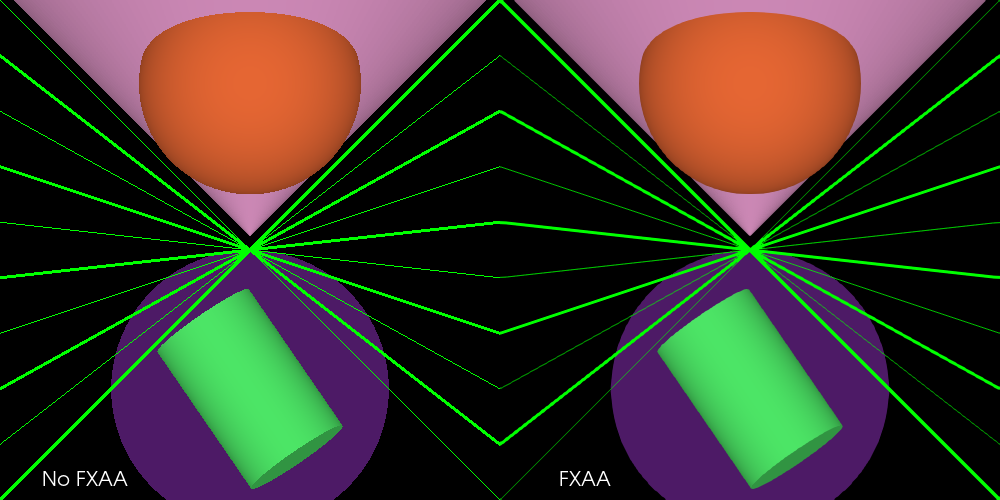

Python code for this plot:
#!/usr/bin/env python

# Compare rendering with and without FXAA anti-aliasing side by side.

import vtkmodules.vtkInteractionStyle  # noqa: F401
import vtkmodules.vtkRenderingOpenGL2  # noqa: F401

from vtkmodules.vtkFiltersSources import (
    vtkConeSource,
    vtkCylinderSource,
    vtkDiskSource,
    vtkLineSource,
    vtkSphereSource,
)
from vtkmodules.vtkRenderingCore import (
    vtkActor,
    vtkPolyDataMapper,
    vtkRenderWindow,
    vtkRenderWindowInteractor,
    vtkRenderer,
    vtkTextActor,
)

# Left renderer: no FXAA
renderer_0 = vtkRenderer()
renderer_0.SetViewport(0.0, 0.0, 0.5, 1.0)
renderer_0.SetBackground(0.0, 0.0, 0.0)

# Renderer 0 line 0: c = -1.0, width_bias=0, i=0 → (0+0)%2=0 → width=3
line_0_0 = vtkLineSource()
line_0_0.SetPoint1(-1, -1.0, 0.0)
line_0_0.SetPoint2(1, 1.0, 0.0)
line_0_0_mapper = vtkPolyDataMapper()
line_0_0_mapper.SetInputConnection(line_0_0.GetOutputPort())
line_0_0_actor = vtkActor()
line_0_0_actor.SetMapper(line_0_0_mapper)
line_0_0_actor.GetProperty().SetColor(0.0, 1.0, 0.0)
line_0_0_actor.GetProperty().SetRepresentationToWireframe()
line_0_0_actor.GetProperty().SetLineWidth(3)
renderer_0.AddActor(line_0_0_actor)

# Renderer 0 line 1: c = -0.7778, i=1 → (1+0)%2=1 → width=1
line_0_1 = vtkLineSource()
line_0_1.SetPoint1(-1, -0.7777777777777778, 0.0)
line_0_1.SetPoint2(1, 0.7777777777777778, 0.0)
line_0_1_mapper = vtkPolyDataMapper()
line_0_1_mapper.SetInputConnection(line_0_1.GetOutputPort())
line_0_1_actor = vtkActor()
line_0_1_actor.SetMapper(line_0_1_mapper)
line_0_1_actor.GetProperty().SetColor(0.0, 1.0, 0.0)
line_0_1_actor.GetProperty().SetRepresentationToWireframe()
line_0_1_actor.GetProperty().SetLineWidth(1)
renderer_0.AddActor(line_0_1_actor)

# Renderer 0 line 2: c = -0.5556, i=2 → (2+0)%2=0 → width=3
line_0_2 = vtkLineSource()
line_0_2.SetPoint1(-1, -0.5555555555555556, 0.0)
line_0_2.SetPoint2(1, 0.5555555555555556, 0.0)
line_0_2_mapper = vtkPolyDataMapper()
line_0_2_mapper.SetInputConnection(line_0_2.GetOutputPort())
line_0_2_actor = vtkActor()
line_0_2_actor.SetMapper(line_0_2_mapper)
line_0_2_actor.GetProperty().SetColor(0.0, 1.0, 0.0)
line_0_2_actor.GetProperty().SetRepresentationToWireframe()
line_0_2_actor.GetProperty().SetLineWidth(3)
renderer_0.AddActor(line_0_2_actor)

# Renderer 0 line 3: c = -0.3333, i=3 → (3+0)%2=1 → width=1
line_0_3 = vtkLineSource()
line_0_3.SetPoint1(-1, -0.3333333333333333, 0.0)
line_0_3.SetPoint2(1, 0.3333333333333333, 0.0)
line_0_3_mapper = vtkPolyDataMapper()
line_0_3_mapper.SetInputConnection(line_0_3.GetOutputPort())
line_0_3_actor = vtkActor()
line_0_3_actor.SetMapper(line_0_3_mapper)
line_0_3_actor.GetProperty().SetColor(0.0, 1.0, 0.0)
line_0_3_actor.GetProperty().SetRepresentationToWireframe()
line_0_3_actor.GetProperty().SetLineWidth(1)
renderer_0.AddActor(line_0_3_actor)

# Renderer 0 line 4: c = -0.1111, i=4 → (4+0)%2=0 → width=3
line_0_4 = vtkLineSource()
line_0_4.SetPoint1(-1, -0.1111111111111111, 0.0)
line_0_4.SetPoint2(1, 0.1111111111111111, 0.0)
line_0_4_mapper = vtkPolyDataMapper()
line_0_4_mapper.SetInputConnection(line_0_4.GetOutputPort())
line_0_4_actor = vtkActor()
line_0_4_actor.SetMapper(line_0_4_mapper)
line_0_4_actor.GetProperty().SetColor(0.0, 1.0, 0.0)
line_0_4_actor.GetProperty().SetRepresentationToWireframe()
line_0_4_actor.GetProperty().SetLineWidth(3)
renderer_0.AddActor(line_0_4_actor)

# Renderer 0 line 5: c = 0.1111, i=5 → (5+0)%2=1 → width=1
line_0_5 = vtkLineSource()
line_0_5.SetPoint1(-1, 0.1111111111111111, 0.0)
line_0_5.SetPoint2(1, -0.1111111111111111, 0.0)
line_0_5_mapper = vtkPolyDataMapper()
line_0_5_mapper.SetInputConnection(line_0_5.GetOutputPort())
line_0_5_actor = vtkActor()
line_0_5_actor.SetMapper(line_0_5_mapper)
line_0_5_actor.GetProperty().SetColor(0.0, 1.0, 0.0)
line_0_5_actor.GetProperty().SetRepresentationToWireframe()
line_0_5_actor.GetProperty().SetLineWidth(1)
renderer_0.AddActor(line_0_5_actor)

# Renderer 0 line 6: c = 0.3333, i=6 → (6+0)%2=0 → width=3
line_0_6 = vtkLineSource()
line_0_6.SetPoint1(-1, 0.3333333333333333, 0.0)
line_0_6.SetPoint2(1, -0.3333333333333333, 0.0)
line_0_6_mapper = vtkPolyDataMapper()
line_0_6_mapper.SetInputConnection(line_0_6.GetOutputPort())
line_0_6_actor = vtkActor()
line_0_6_actor.SetMapper(line_0_6_mapper)
line_0_6_actor.GetProperty().SetColor(0.0, 1.0, 0.0)
line_0_6_actor.GetProperty().SetRepresentationToWireframe()
line_0_6_actor.GetProperty().SetLineWidth(3)
renderer_0.AddActor(line_0_6_actor)

# Renderer 0 line 7: c = 0.5556, i=7 → (7+0)%2=1 → width=1
line_0_7 = vtkLineSource()
line_0_7.SetPoint1(-1, 0.5555555555555556, 0.0)
line_0_7.SetPoint2(1, -0.5555555555555556, 0.0)
line_0_7_mapper = vtkPolyDataMapper()
line_0_7_mapper.SetInputConnection(line_0_7.GetOutputPort())
line_0_7_actor = vtkActor()
line_0_7_actor.SetMapper(line_0_7_mapper)
line_0_7_actor.GetProperty().SetColor(0.0, 1.0, 0.0)
line_0_7_actor.GetProperty().SetRepresentationToWireframe()
line_0_7_actor.GetProperty().SetLineWidth(1)
renderer_0.AddActor(line_0_7_actor)

# Renderer 0 line 8: c = 0.7778, i=8 → (8+0)%2=0 → width=3
line_0_8 = vtkLineSource()
line_0_8.SetPoint1(-1, 0.7777777777777778, 0.0)
line_0_8.SetPoint2(1, -0.7777777777777778, 0.0)
line_0_8_mapper = vtkPolyDataMapper()
line_0_8_mapper.SetInputConnection(line_0_8.GetOutputPort())
line_0_8_actor = vtkActor()
line_0_8_actor.SetMapper(line_0_8_mapper)
line_0_8_actor.GetProperty().SetColor(0.0, 1.0, 0.0)
line_0_8_actor.GetProperty().SetRepresentationToWireframe()
line_0_8_actor.GetProperty().SetLineWidth(3)
renderer_0.AddActor(line_0_8_actor)

# Renderer 0 line 9: c = 1.0, i=9 → (9+0)%2=1 → width=1
line_0_9 = vtkLineSource()
line_0_9.SetPoint1(-1, 1.0, 0.0)
line_0_9.SetPoint2(1, -1.0, 0.0)
line_0_9_mapper = vtkPolyDataMapper()
line_0_9_mapper.SetInputConnection(line_0_9.GetOutputPort())
line_0_9_actor = vtkActor()
line_0_9_actor.SetMapper(line_0_9_mapper)
line_0_9_actor.GetProperty().SetColor(0.0, 1.0, 0.0)
line_0_9_actor.GetProperty().SetRepresentationToWireframe()
line_0_9_actor.GetProperty().SetLineWidth(1)
renderer_0.AddActor(line_0_9_actor)

# Renderer 0 sphere
sphere_0 = vtkSphereSource()
sphere_0.SetCenter(0.0, 0.6, 0.0)
sphere_0.SetThetaResolution(80)
sphere_0.SetPhiResolution(80)
sphere_0.SetRadius(0.4)
sphere_0_mapper = vtkPolyDataMapper()
sphere_0_mapper.SetInputConnection(sphere_0.GetOutputPort())
sphere_0_actor = vtkActor()
sphere_0_actor.SetMapper(sphere_0_mapper)
sphere_0_actor.GetProperty().SetColor(0.9, 0.4, 0.2)
sphere_0_actor.GetProperty().SetAmbient(0.6)
sphere_0_actor.GetProperty().SetDiffuse(0.4)
renderer_0.AddActor(sphere_0_actor)

# Renderer 0 cone
cone_0 = vtkConeSource()
cone_0.SetCenter(0.0, 0.5, -0.5)
cone_0.SetResolution(160)
cone_0.SetRadius(0.9)
cone_0.SetHeight(0.9)
cone_0.SetDirection(0.0, -1.0, 0.0)
cone_0_mapper = vtkPolyDataMapper()
cone_0_mapper.SetInputConnection(cone_0.GetOutputPort())
cone_0_actor = vtkActor()
cone_0_actor.SetMapper(cone_0_mapper)
cone_0_actor.GetProperty().SetColor(0.9, 0.6, 0.8)
cone_0_actor.GetProperty().SetAmbient(0.6)
cone_0_actor.GetProperty().SetDiffuse(0.4)
renderer_0.AddActor(cone_0_actor)

# Renderer 0 disk
disk_0 = vtkDiskSource()
disk_0.SetCircumferentialResolution(80)
disk_0.SetInnerRadius(0)
disk_0.SetOuterRadius(0.5)
disk_0_mapper = vtkPolyDataMapper()
disk_0_mapper.SetInputConnection(disk_0.GetOutputPort())
disk_0_actor = vtkActor()
disk_0_actor.SetPosition(0.0, -0.5, -0.5)
disk_0_actor.SetMapper(disk_0_mapper)
disk_0_actor.GetProperty().SetColor(0.3, 0.1, 0.4)
disk_0_actor.GetProperty().SetAmbient(0.6)
disk_0_actor.GetProperty().SetDiffuse(0.4)
renderer_0.AddActor(disk_0_actor)

# Renderer 0 cylinder
cyl_0 = vtkCylinderSource()
cyl_0.SetCenter(0.0, -0.5, 0.0)
cyl_0.SetHeight(0.6)
cyl_0.SetRadius(0.2)
cyl_0.SetResolution(80)
cyl_0_mapper = vtkPolyDataMapper()
cyl_0_mapper.SetInputConnection(cyl_0.GetOutputPort())
cyl_0_actor = vtkActor()
cyl_0_actor.SetOrigin(cyl_0.GetCenter())
cyl_0_actor.RotateWXYZ(35, -0.2, 0.0, 1.0)
cyl_0_actor.SetMapper(cyl_0_mapper)
cyl_0_actor.GetProperty().SetColor(0.3, 0.9, 0.4)
cyl_0_actor.GetProperty().SetAmbient(0.6)
cyl_0_actor.GetProperty().SetDiffuse(0.4)
renderer_0.AddActor(cyl_0_actor)

label = vtkTextActor()
label.SetInput("No FXAA")
label.GetTextProperty().SetFontSize(20)
label.GetTextProperty().SetJustificationToCentered()
label.GetTextProperty().SetVerticalJustificationToBottom()
label.SetPosition(85, 10)
renderer_0.AddViewProp(label)

# Right renderer: FXAA enabled
renderer_1 = vtkRenderer()
renderer_1.SetViewport(0.5, 0.0, 1.0, 1.0)
renderer_1.UseFXAAOn()
renderer_1.SetBackground(0.0, 0.0, 0.0)

# Renderer 1 line 0: c = -1.0, width_bias=1, i=0 → (0+1)%2=1 → width=1
line_1_0 = vtkLineSource()
line_1_0.SetPoint1(-1, -1.0, 0.0)
line_1_0.SetPoint2(1, 1.0, 0.0)
line_1_0_mapper = vtkPolyDataMapper()
line_1_0_mapper.SetInputConnection(line_1_0.GetOutputPort())
line_1_0_actor = vtkActor()
line_1_0_actor.SetMapper(line_1_0_mapper)
line_1_0_actor.GetProperty().SetColor(0.0, 1.0, 0.0)
line_1_0_actor.GetProperty().SetRepresentationToWireframe()
line_1_0_actor.GetProperty().SetLineWidth(1)
renderer_1.AddActor(line_1_0_actor)

# Renderer 1 line 1: c = -0.7778, i=1 → (1+1)%2=0 → width=3
line_1_1 = vtkLineSource()
line_1_1.SetPoint1(-1, -0.7777777777777778, 0.0)
line_1_1.SetPoint2(1, 0.7777777777777778, 0.0)
line_1_1_mapper = vtkPolyDataMapper()
line_1_1_mapper.SetInputConnection(line_1_1.GetOutputPort())
line_1_1_actor = vtkActor()
line_1_1_actor.SetMapper(line_1_1_mapper)
line_1_1_actor.GetProperty().SetColor(0.0, 1.0, 0.0)
line_1_1_actor.GetProperty().SetRepresentationToWireframe()
line_1_1_actor.GetProperty().SetLineWidth(3)
renderer_1.AddActor(line_1_1_actor)

# Renderer 1 line 2: c = -0.5556, i=2 → (2+1)%2=1 → width=1
line_1_2 = vtkLineSource()
line_1_2.SetPoint1(-1, -0.5555555555555556, 0.0)
line_1_2.SetPoint2(1, 0.5555555555555556, 0.0)
line_1_2_mapper = vtkPolyDataMapper()
line_1_2_mapper.SetInputConnection(line_1_2.GetOutputPort())
line_1_2_actor = vtkActor()
line_1_2_actor.SetMapper(line_1_2_mapper)
line_1_2_actor.GetProperty().SetColor(0.0, 1.0, 0.0)
line_1_2_actor.GetProperty().SetRepresentationToWireframe()
line_1_2_actor.GetProperty().SetLineWidth(1)
renderer_1.AddActor(line_1_2_actor)

# Renderer 1 line 3: c = -0.3333, i=3 → (3+1)%2=0 → width=3
line_1_3 = vtkLineSource()
line_1_3.SetPoint1(-1, -0.3333333333333333, 0.0)
line_1_3.SetPoint2(1, 0.3333333333333333, 0.0)
line_1_3_mapper = vtkPolyDataMapper()
line_1_3_mapper.SetInputConnection(line_1_3.GetOutputPort())
line_1_3_actor = vtkActor()
line_1_3_actor.SetMapper(line_1_3_mapper)
line_1_3_actor.GetProperty().SetColor(0.0, 1.0, 0.0)
line_1_3_actor.GetProperty().SetRepresentationToWireframe()
line_1_3_actor.GetProperty().SetLineWidth(3)
renderer_1.AddActor(line_1_3_actor)

# Renderer 1 line 4: c = -0.1111, i=4 → (4+1)%2=1 → width=1
line_1_4 = vtkLineSource()
line_1_4.SetPoint1(-1, -0.1111111111111111, 0.0)
line_1_4.SetPoint2(1, 0.1111111111111111, 0.0)
line_1_4_mapper = vtkPolyDataMapper()
line_1_4_mapper.SetInputConnection(line_1_4.GetOutputPort())
line_1_4_actor = vtkActor()
line_1_4_actor.SetMapper(line_1_4_mapper)
line_1_4_actor.GetProperty().SetColor(0.0, 1.0, 0.0)
line_1_4_actor.GetProperty().SetRepresentationToWireframe()
line_1_4_actor.GetProperty().SetLineWidth(1)
renderer_1.AddActor(line_1_4_actor)

# Renderer 1 line 5: c = 0.1111, i=5 → (5+1)%2=0 → width=3
line_1_5 = vtkLineSource()
line_1_5.SetPoint1(-1, 0.1111111111111111, 0.0)
line_1_5.SetPoint2(1, -0.1111111111111111, 0.0)
line_1_5_mapper = vtkPolyDataMapper()
line_1_5_mapper.SetInputConnection(line_1_5.GetOutputPort())
line_1_5_actor = vtkActor()
line_1_5_actor.SetMapper(line_1_5_mapper)
line_1_5_actor.GetProperty().SetColor(0.0, 1.0, 0.0)
line_1_5_actor.GetProperty().SetRepresentationToWireframe()
line_1_5_actor.GetProperty().SetLineWidth(3)
renderer_1.AddActor(line_1_5_actor)

# Renderer 1 line 6: c = 0.3333, i=6 → (6+1)%2=1 → width=1
line_1_6 = vtkLineSource()
line_1_6.SetPoint1(-1, 0.3333333333333333, 0.0)
line_1_6.SetPoint2(1, -0.3333333333333333, 0.0)
line_1_6_mapper = vtkPolyDataMapper()
line_1_6_mapper.SetInputConnection(line_1_6.GetOutputPort())
line_1_6_actor = vtkActor()
line_1_6_actor.SetMapper(line_1_6_mapper)
line_1_6_actor.GetProperty().SetColor(0.0, 1.0, 0.0)
line_1_6_actor.GetProperty().SetRepresentationToWireframe()
line_1_6_actor.GetProperty().SetLineWidth(1)
renderer_1.AddActor(line_1_6_actor)

# Renderer 1 line 7: c = 0.5556, i=7 → (7+1)%2=0 → width=3
line_1_7 = vtkLineSource()
line_1_7.SetPoint1(-1, 0.5555555555555556, 0.0)
line_1_7.SetPoint2(1, -0.5555555555555556, 0.0)
line_1_7_mapper = vtkPolyDataMapper()
line_1_7_mapper.SetInputConnection(line_1_7.GetOutputPort())
line_1_7_actor = vtkActor()
line_1_7_actor.SetMapper(line_1_7_mapper)
line_1_7_actor.GetProperty().SetColor(0.0, 1.0, 0.0)
line_1_7_actor.GetProperty().SetRepresentationToWireframe()
line_1_7_actor.GetProperty().SetLineWidth(3)
renderer_1.AddActor(line_1_7_actor)

# Renderer 1 line 8: c = 0.7778, i=8 → (8+1)%2=1 → width=1
line_1_8 = vtkLineSource()
line_1_8.SetPoint1(-1, 0.7777777777777778, 0.0)
line_1_8.SetPoint2(1, -0.7777777777777778, 0.0)
line_1_8_mapper = vtkPolyDataMapper()
line_1_8_mapper.SetInputConnection(line_1_8.GetOutputPort())
line_1_8_actor = vtkActor()
line_1_8_actor.SetMapper(line_1_8_mapper)
line_1_8_actor.GetProperty().SetColor(0.0, 1.0, 0.0)
line_1_8_actor.GetProperty().SetRepresentationToWireframe()
line_1_8_actor.GetProperty().SetLineWidth(1)
renderer_1.AddActor(line_1_8_actor)

# Renderer 1 line 9: c = 1.0, i=9 → (9+1)%2=0 → width=3
line_1_9 = vtkLineSource()
line_1_9.SetPoint1(-1, 1.0, 0.0)
line_1_9.SetPoint2(1, -1.0, 0.0)
line_1_9_mapper = vtkPolyDataMapper()
line_1_9_mapper.SetInputConnection(line_1_9.GetOutputPort())
line_1_9_actor = vtkActor()
line_1_9_actor.SetMapper(line_1_9_mapper)
line_1_9_actor.GetProperty().SetColor(0.0, 1.0, 0.0)
line_1_9_actor.GetProperty().SetRepresentationToWireframe()
line_1_9_actor.GetProperty().SetLineWidth(3)
renderer_1.AddActor(line_1_9_actor)

# Renderer 1 sphere
sphere_1 = vtkSphereSource()
sphere_1.SetCenter(0.0, 0.6, 0.0)
sphere_1.SetThetaResolution(80)
sphere_1.SetPhiResolution(80)
sphere_1.SetRadius(0.4)
sphere_1_mapper = vtkPolyDataMapper()
sphere_1_mapper.SetInputConnection(sphere_1.GetOutputPort())
sphere_1_actor = vtkActor()
sphere_1_actor.SetMapper(sphere_1_mapper)
sphere_1_actor.GetProperty().SetColor(0.9, 0.4, 0.2)
sphere_1_actor.GetProperty().SetAmbient(0.6)
sphere_1_actor.GetProperty().SetDiffuse(0.4)
renderer_1.AddActor(sphere_1_actor)

# Renderer 1 cone
cone_1 = vtkConeSource()
cone_1.SetCenter(0.0, 0.5, -0.5)
cone_1.SetResolution(160)
cone_1.SetRadius(0.9)
cone_1.SetHeight(0.9)
cone_1.SetDirection(0.0, -1.0, 0.0)
cone_1_mapper = vtkPolyDataMapper()
cone_1_mapper.SetInputConnection(cone_1.GetOutputPort())
cone_1_actor = vtkActor()
cone_1_actor.SetMapper(cone_1_mapper)
cone_1_actor.GetProperty().SetColor(0.9, 0.6, 0.8)
cone_1_actor.GetProperty().SetAmbient(0.6)
cone_1_actor.GetProperty().SetDiffuse(0.4)
renderer_1.AddActor(cone_1_actor)

# Renderer 1 disk
disk_1 = vtkDiskSource()
disk_1.SetCircumferentialResolution(80)
disk_1.SetInnerRadius(0)
disk_1.SetOuterRadius(0.5)
disk_1_mapper = vtkPolyDataMapper()
disk_1_mapper.SetInputConnection(disk_1.GetOutputPort())
disk_1_actor = vtkActor()
disk_1_actor.SetPosition(0.0, -0.5, -0.5)
disk_1_actor.SetMapper(disk_1_mapper)
disk_1_actor.GetProperty().SetColor(0.3, 0.1, 0.4)
disk_1_actor.GetProperty().SetAmbient(0.6)
disk_1_actor.GetProperty().SetDiffuse(0.4)
renderer_1.AddActor(disk_1_actor)

# Renderer 1 cylinder
cyl_1 = vtkCylinderSource()
cyl_1.SetCenter(0.0, -0.5, 0.0)
cyl_1.SetHeight(0.6)
cyl_1.SetRadius(0.2)
cyl_1.SetResolution(80)
cyl_1_mapper = vtkPolyDataMapper()
cyl_1_mapper.SetInputConnection(cyl_1.GetOutputPort())
cyl_1_actor = vtkActor()
cyl_1_actor.SetOrigin(cyl_1.GetCenter())
cyl_1_actor.RotateWXYZ(35, -0.2, 0.0, 1.0)
cyl_1_actor.SetMapper(cyl_1_mapper)
cyl_1_actor.GetProperty().SetColor(0.3, 0.9, 0.4)
cyl_1_actor.GetProperty().SetAmbient(0.6)
cyl_1_actor.GetProperty().SetDiffuse(0.4)
renderer_1.AddActor(cyl_1_actor)

label_fxaa = vtkTextActor()
label_fxaa.SetInput("FXAA")
label_fxaa.GetTextProperty().SetFontSize(20)
label_fxaa.GetTextProperty().SetJustificationToCentered()
label_fxaa.GetTextProperty().SetVerticalJustificationToBottom()
label_fxaa.SetPosition(85, 10)
renderer_1.AddViewProp(label_fxaa)

# Render window
render_window = vtkRenderWindow()
render_window.SetMultiSamples(0)
render_window.SetSize(1000, 500)
render_window.AddRenderer(renderer_0)
render_window.AddRenderer(renderer_1)
render_window.SetWindowName("fxaa filter")

interactor = vtkRenderWindowInteractor()
interactor.SetRenderWindow(render_window)

# Scene
renderer_0.GetActiveCamera().ParallelProjectionOn()
renderer_0.ResetCamera()
renderer_0.ResetCameraClippingRange()
renderer_0.GetActiveCamera().SetParallelScale(0.9)

renderer_1.GetActiveCamera().ParallelProjectionOn()
renderer_1.ResetCamera()
renderer_1.ResetCameraClippingRange()
renderer_1.GetActiveCamera().SetParallelScale(0.9)

interactor.Initialize()
interactor.Start()
